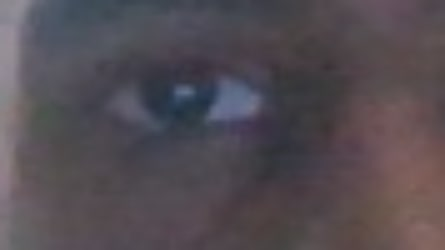
#> input picture IRIS/IndividualProgs/IrisData/irisDataSet1.jpg, 445 x 250 px, found by its file name
$ python IrisMatchingRecognition.py
#> lines starting #> are read from the running program, lines starting #| are printed output that depends on the picture
import cv2
import numpy as np

image_1 = cv2.imread("IrisData\\irisDataSet1.jpg")
#> image_1 is the input picture: shape (250, 445, 3); mean B, G, R 82.9, 76.6, 83.9
image_2 = cv2.imread("IrisData\\irisDataSet2.jpg")
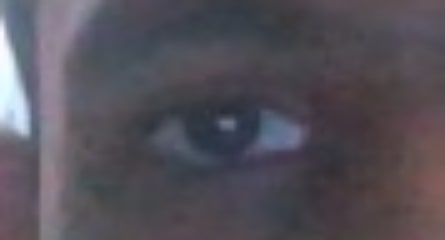
#> input picture IRIS/IndividualProgs/IrisData/irisDataSet2.jpg, 445 x 240 px, found by its file name
#> image_2 is the input picture: shape (240, 445, 3); mean B, G, R 88.8, 80.4, 84.6
#image_2 = cv2.imread("IrisData\\irisDataSet1.jpg") #uncomment this line to test ORB detection when matching image 1 against itself, this is to see a perfect match


# Feature Matching using ORB Detection
orb = cv2.ORB_create()
keypoints_img1, des1 = orb.detectAndCompute(image_1, None) # Determine all keypoints in image 1
#> keypoints_img1 = 8 keypoints; (x, y, size): (179, 90, 77.1), (211, 115, 111.1), (189, 91, 64.3), (178, 91, 64.3), (212, 116, 92.6), (212, 114, 77.1), (190, 92, 53.6), (178, 92, 53.6)
keypoints_img2, des2 = orb.detectAndCompute(image_2, None) # Determine all keypoints in image 2
#> keypoints_img2 = 11 keypoints; strongest (x, y, size): (222, 122, 111.1), (230, 122, 92.6), (229, 122, 111.1), (231, 122, 77.1)

# Brute Force Matching
brute_f = cv2.BFMatcher(cv2.NORM_HAMMING, crossCheck=True)
matchesOriginal = brute_f.match(des1, des1)  # Match image 1 with it self to find out how many keypoints there are for image matching
#> matchesOriginal = 8 matches
matchesNew = brute_f.match(des1, des2)   # Match image 1 with image 2 to find out how many related keypoints there are between the two images
#> matchesNew = 4 matches


match_rate = (len(matchesNew)/len(matchesOriginal))*100
#> match_rate = 50
match_rate = 74
# Print Match Rate of Two Images
print("Match Rate: " + str(match_rate) + "%")

# Draw all matches in new window
matching_result = cv2.drawMatches(image_1, keypoints_img1, image_2, keypoints_img2, matchesNew, None)
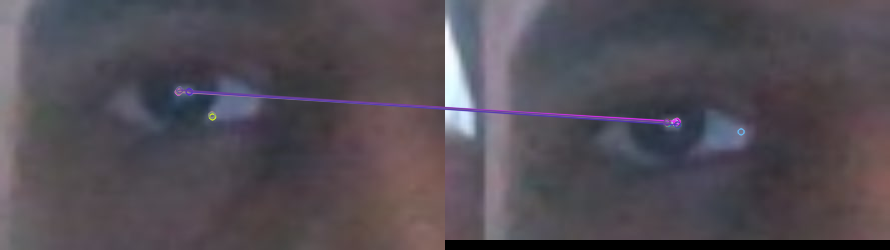
#> matching_result: shape (250, 890, 3); mean B, G, R 84.7, 76.8, 82.8

# The match rate value is dependent on the camera, if camera is weaker, then a lower value such as 35% is used, if stronger then up the value to 50-70%+
# If the match rate is greater then 60% we have a match on the Iris

if match_rate > 60:
    print("IRIS MATCH FOUND IN DATABASE.")
else:
    print("NO IRIS MATCH FOUND IN DATABASE.")

#Outputs for display
cv2.imshow("image_1", cv2.resize(image_1, (400, 300)))
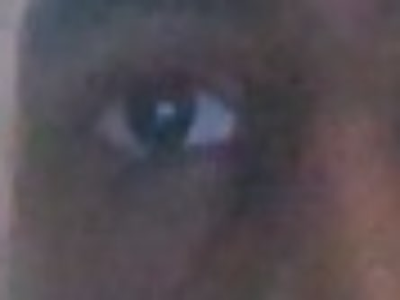
#> window 'image_1': shape (300, 400, 3); mean B, G, R 82.8, 76.5, 83.8
cv2.imshow("image_2", cv2.resize(image_2, (400, 300)))
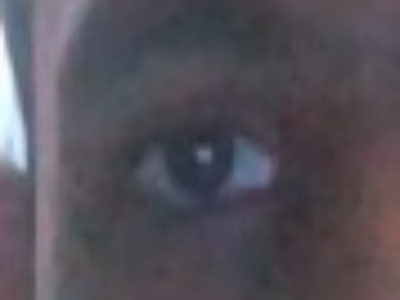
#> window 'image_2': shape (300, 400, 3); mean B, G, R 88.8, 80.3, 84.5
cv2.imshow("matching", cv2.resize(matching_result, (800, 300)))
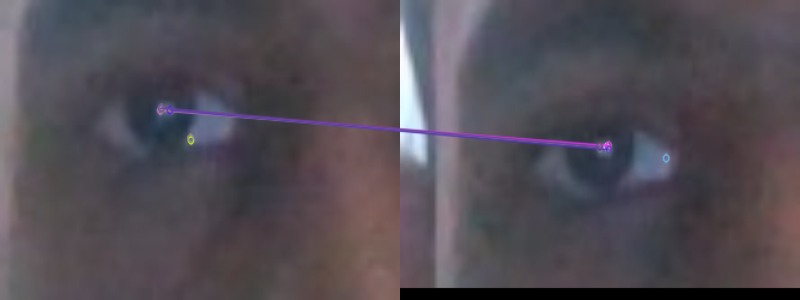
#> window 'matching': shape (300, 800, 3); mean B, G, R 84.6, 76.7, 82.7
s = r'C:\Users\siddh\Desktop\dtop\Biometric_Project\myfile.txt'
file1 = open(s,"a")
file1.write(str(74)+"\n")
cv2.waitKey(0)
cv2.destroyAllWindows()
